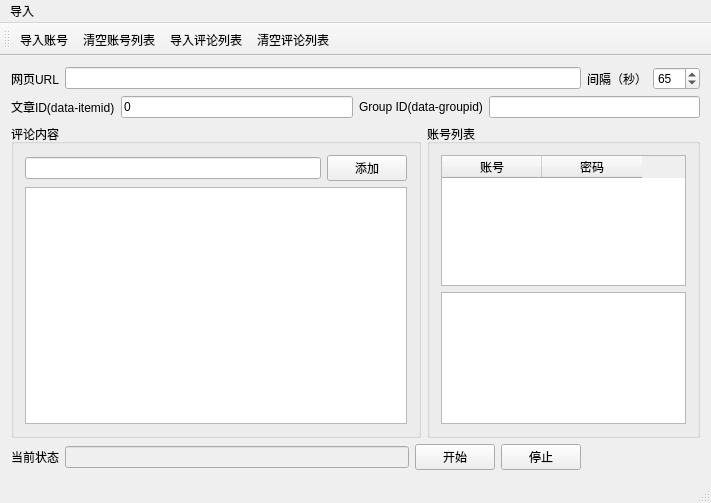
<?xml version="1.0" encoding="UTF-8"?>
<ui version="4.0">
 <class>autobots_toutiaoClass</class>
 <widget class="QMainWindow" name="autobots_toutiaoClass">
  <property name="geometry">
   <rect>
    <x>0</x>
    <y>0</y>
    <width>711</width>
    <height>503</height>
   </rect>
  </property>
  <property name="windowTitle">
   <string>今日头条点赞(新浪微博账号)</string>
  </property>
  <widget class="QWidget" name="centralWidget">
   <layout class="QGridLayout" name="gridLayout_5">
    <item row="0" column="0">
     <layout class="QHBoxLayout" name="horizontalLayout_3">
      <item>
       <widget class="QLabel" name="label_3">
        <property name="text">
         <string>网页URL</string>
        </property>
       </widget>
      </item>
      <item>
       <widget class="QLineEdit" name="lineEdit_url">
        <property name="enabled">
         <bool>true</bool>
        </property>
       </widget>
      </item>
     </layout>
    </item>
    <item row="0" column="1">
     <layout class="QGridLayout" name="gridLayout_4">
      <item row="0" column="0">
       <widget class="QLabel" name="label_5">
        <property name="text">
         <string>间隔（秒）</string>
        </property>
       </widget>
      </item>
      <item row="0" column="1">
       <widget class="QSpinBox" name="spinBox_interval">
        <property name="minimum">
         <number>5</number>
        </property>
        <property name="maximum">
         <number>600</number>
        </property>
        <property name="singleStep">
         <number>5</number>
        </property>
        <property name="value">
         <number>65</number>
        </property>
       </widget>
      </item>
     </layout>
    </item>
    <item row="1" column="0" colspan="2">
     <layout class="QHBoxLayout" name="horizontalLayout_8">
      <item>
       <layout class="QHBoxLayout" name="horizontalLayout_2">
        <item>
         <widget class="QLabel" name="label_2">
          <property name="text">
           <string>文章ID(data-itemid)</string>
          </property>
         </widget>
        </item>
        <item>
         <widget class="QLineEdit" name="lineEdit_page_id">
          <property name="enabled">
           <bool>true</bool>
          </property>
          <property name="text">
           <string>0</string>
          </property>
         </widget>
        </item>
       </layout>
      </item>
      <item>
       <layout class="QHBoxLayout" name="horizontalLayout_4">
        <item>
         <widget class="QLabel" name="label_4">
          <property name="text">
           <string>Group ID(data-groupid)</string>
          </property>
         </widget>
        </item>
        <item>
         <widget class="QLineEdit" name="lineEdit_comment_group">
          <property name="enabled">
           <bool>true</bool>
          </property>
         </widget>
        </item>
       </layout>
      </item>
     </layout>
    </item>
    <item row="2" column="0" colspan="2">
     <layout class="QHBoxLayout" name="horizontalLayout_6">
      <item>
       <widget class="QGroupBox" name="groupBox">
        <property name="sizePolicy">
         <sizepolicy hsizetype="Preferred" vsizetype="Preferred">
          <horstretch>6</horstretch>
          <verstretch>0</verstretch>
         </sizepolicy>
        </property>
        <property name="title">
         <string>评论内容</string>
        </property>
        <layout class="QGridLayout" name="gridLayout">
         <item row="0" column="0">
          <layout class="QHBoxLayout" name="horizontalLayout_7">
           <item>
            <widget class="QLineEdit" name="lineEdit_comment_id"/>
           </item>
           <item>
            <widget class="QPushButton" name="pushButton_add_comment_id">
             <property name="text">
              <string>添加</string>
             </property>
            </widget>
           </item>
          </layout>
         </item>
         <item row="1" column="0">
          <widget class="QListWidget" name="listWidget_comment_id">
           <property name="sizePolicy">
            <sizepolicy hsizetype="Expanding" vsizetype="Expanding">
             <horstretch>2</horstretch>
             <verstretch>0</verstretch>
            </sizepolicy>
           </property>
          </widget>
         </item>
        </layout>
       </widget>
      </item>
      <item>
       <widget class="QGroupBox" name="groupBox_2">
        <property name="sizePolicy">
         <sizepolicy hsizetype="Preferred" vsizetype="Preferred">
          <horstretch>4</horstretch>
          <verstretch>0</verstretch>
         </sizepolicy>
        </property>
        <property name="title">
         <string>账号列表</string>
        </property>
        <layout class="QGridLayout" name="gridLayout_2">
         <item row="0" column="0">
          <widget class="QTableWidget" name="tableWidget_account_id">
           <column>
            <property name="text">
             <string>账号</string>
            </property>
           </column>
           <column>
            <property name="text">
             <string>密码</string>
            </property>
           </column>
          </widget>
         </item>
         <item row="1" column="0">
          <widget class="QTextBrowser" name="textBrowser_commentid"/>
         </item>
        </layout>
       </widget>
      </item>
     </layout>
    </item>
    <item row="3" column="0">
     <layout class="QHBoxLayout" name="horizontalLayout">
      <item>
       <layout class="QGridLayout" name="gridLayout_3">
        <item row="0" column="0">
         <widget class="QLabel" name="label_1">
          <property name="text">
           <string>当前状态</string>
          </property>
         </widget>
        </item>
        <item row="0" column="1">
         <widget class="QLineEdit" name="lineEdit_msg">
          <property name="enabled">
           <bool>false</bool>
          </property>
         </widget>
        </item>
       </layout>
      </item>
      <item>
       <layout class="QHBoxLayout" name="horizontalLayout_5">
        <item>
         <widget class="QPushButton" name="pushButton_start">
          <property name="text">
           <string>开始</string>
          </property>
         </widget>
        </item>
        <item>
         <widget class="QPushButton" name="pushButton_pause">
          <property name="text">
           <string>停止</string>
          </property>
         </widget>
        </item>
       </layout>
      </item>
     </layout>
    </item>
   </layout>
  </widget>
  <widget class="QMenuBar" name="menuBar">
   <property name="geometry">
    <rect>
     <x>0</x>
     <y>0</y>
     <width>711</width>
     <height>23</height>
    </rect>
   </property>
   <widget class="QMenu" name="menu">
    <property name="title">
     <string>导入</string>
    </property>
    <addaction name="action_from_txt"/>
    <addaction name="action_clear_accounts"/>
    <addaction name="action_import_commentid"/>
    <addaction name="action_clear_comments"/>
   </widget>
   <addaction name="menu"/>
  </widget>
  <widget class="QToolBar" name="mainToolBar">
   <attribute name="toolBarArea">
    <enum>TopToolBarArea</enum>
   </attribute>
   <attribute name="toolBarBreak">
    <bool>false</bool>
   </attribute>
   <addaction name="action_from_txt"/>
   <addaction name="action_clear_accounts"/>
   <addaction name="action_import_commentid"/>
   <addaction name="action_clear_comments"/>
  </widget>
  <widget class="QStatusBar" name="statusBar"/>
  <action name="action_from_txt">
   <property name="text">
    <string>导入账号</string>
   </property>
   <property name="toolTip">
    <string>txt文本</string>
   </property>
  </action>
  <action name="action_import_commentid">
   <property name="text">
    <string>导入评论列表</string>
   </property>
  </action>
  <action name="action_clear_comments">
   <property name="text">
    <string>清空评论列表</string>
   </property>
  </action>
  <action name="action_clear_accounts">
   <property name="text">
    <string>清空账号列表</string>
   </property>
  </action>
 </widget>
 <layoutdefault spacing="6" margin="11"/>
 <resources>
  <include location="autobots_toutiao.qrc"/>
 </resources>
 <connections/>
</ui>
